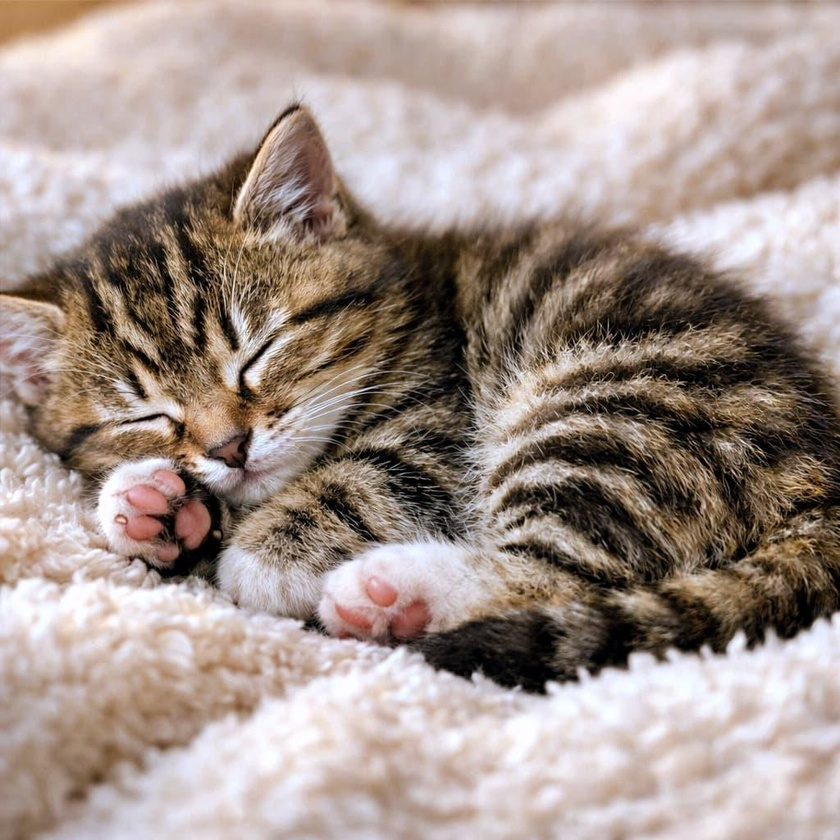
#> input picture 03_tkinter/images/cat.jpg, 840 x 840 px, shrunk from 1024 x 1024 before the run
$ python '26_이미지에노이즈추가.py'
#> lines starting #> are read from the running program, lines starting #| are printed output that depends on the picture
"""
이미지에 노이즈 추가하기
학습을 위해 인위적으로 어떤 이미지에 노이즈를 추가해보려고 합니다.
(ex : 뜬금없는 흰픽셀, 검정픽셀, 주변과 어울리지 않는 픽셀 등)

1. 원하는 이미지를 불러온다
2. 노이즈를 생성한다
  - -30 ~ 30의 범위를 가지는 무작위 정수로 생성  → noise1
  - 평균이 0, 표준편차가 30인 무작위 실수를 생성 → noise2
  - 명령은 공식문서를 찾아보세요
3. 각각의 노이즈를 이미지에 합성한다
4. 합성된 결과를 출력 및 저장한다
5. 만약 파일명이 sample.jpg라면 합성결과는 sample_with_noise1.jpg여야 한다
"""

import numpy as np
import cv2

# 이미지 읽기
origin = cv2.imread("../03_tkinter/images/cat.jpg")
#> origin is the input picture: shape (840, 840, 3); mean B, G, R 140.3, 147.8, 163.4

# 노이즈 생성
print(origin.shape)     # (1024, 1024, 3)
#| (840, 840, 3)
height, width, channel = origin.shape
#> height = 840; width = 840; channel = 3
print(height, width, channel)
#| 840 840 3

rng = np.random.default_rng()
# noise1 = rng.integers(-30, 30, size=(height, width, channel), dtype=int)
noise1 = rng.integers(-30, 30, size=origin.shape, dtype=int, endpoint=True)
noise2 = rng.normal(0, 30, size=origin.shape)
# print(noise2)
# print(noise2.dtype)

# 노이즈 합성
result1 = origin.copy() + noise1
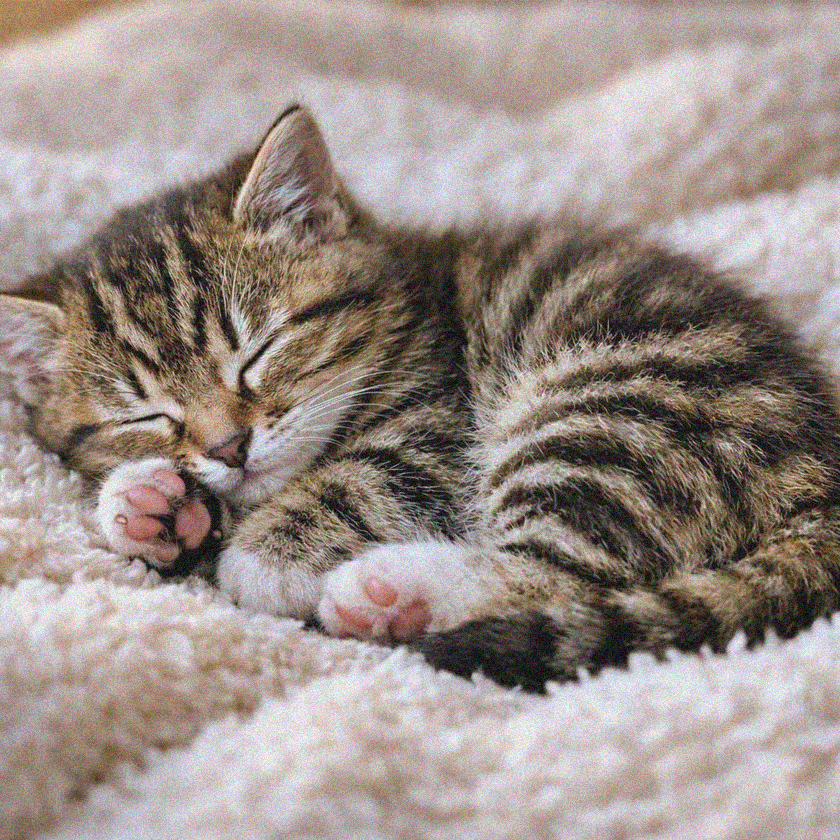
#> result1: shape (840, 840, 3) int64; mean B, G, R 140.3, 147.8, 163.4; drawn with min black and max white
result1 = np.clip(result1, 0, 255).astype(np.uint8)

result2 = origin.copy() + noise2
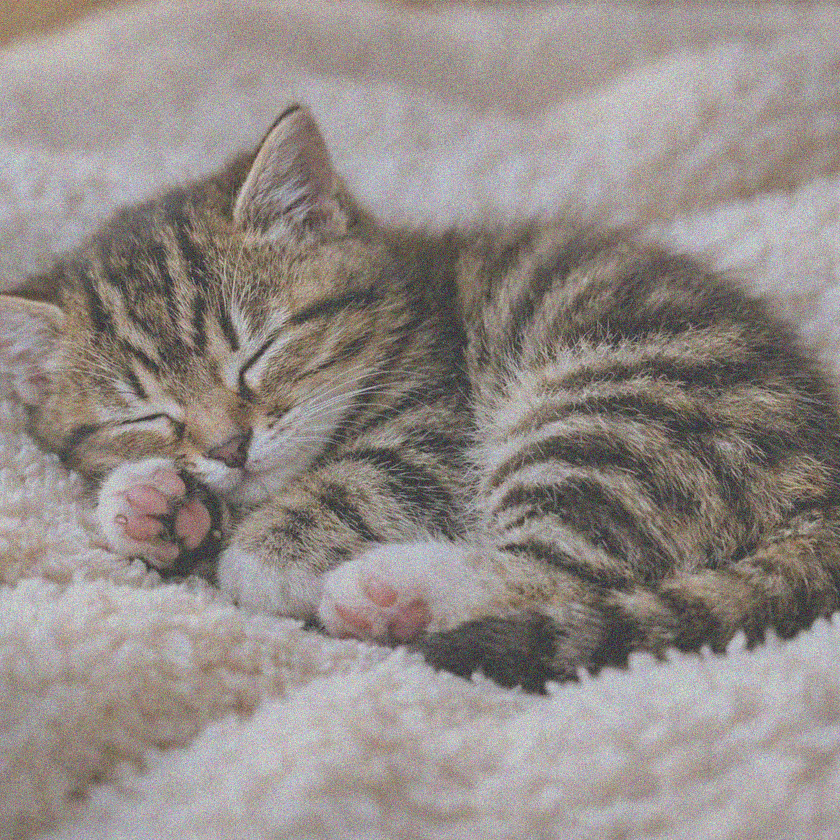
#> result2: shape (840, 840, 3) float64; mean B, G, R 140.3, 147.8, 163.4; drawn with min black and max white
result2 = np.clip(result2, 0, 255).astype(np.uint8)
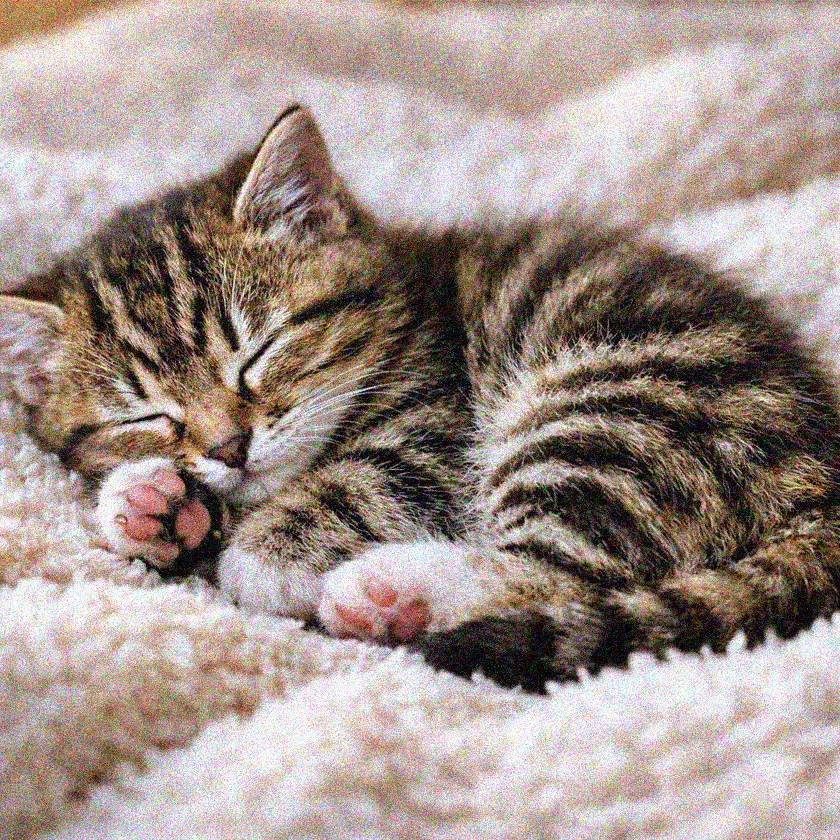
#> result2: shape (840, 840, 3); mean B, G, R 139.7, 147.2, 162.3

# 저장 및 출력
cv2.imwrite("../03_tkinter/images/cat_noise1.jpg", result1)
cv2.imwrite("../03_tkinter/images/cat_noise2.jpg", result2)

cv2.imshow("origin", origin)
cv2.imshow("result1", result1)
cv2.imshow("result2", result2)
cv2.waitKey(0)
cv2.destroyAllWindows()

$ run again, with 03_tkinter/images/plus1.jpg copied over 03_tkinter/images/cat.jpg
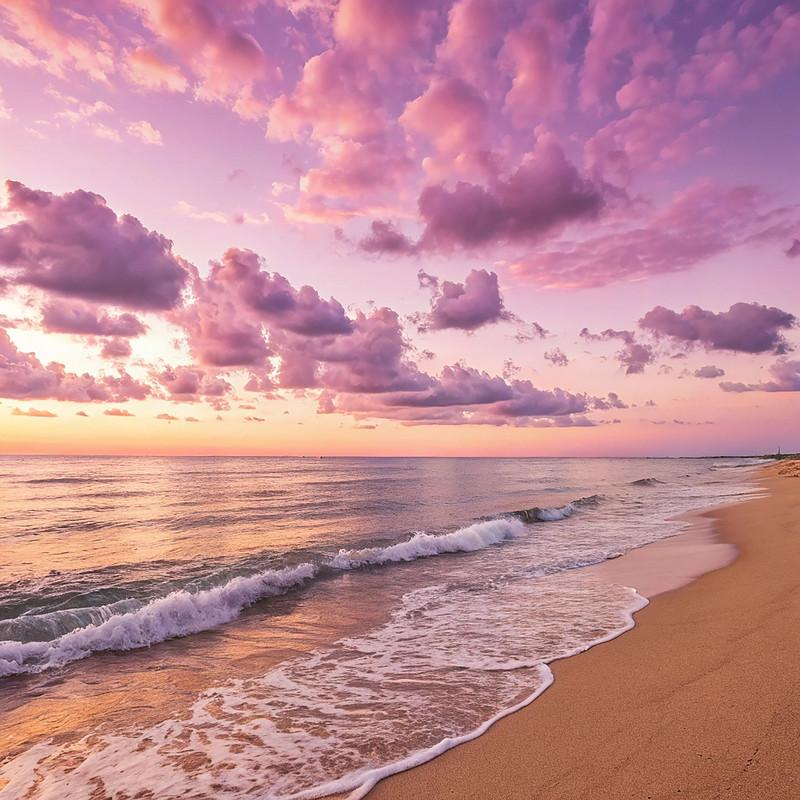
#> input picture 03_tkinter/images/plus1.jpg, 800 x 800 px
#> origin is the input picture: shape (800, 800, 3); mean B, G, R 149.4, 139.2, 193.5
#| (800, 800, 3)
#| 800 800 3
#> `result2 = origin.copy() + noise2`:
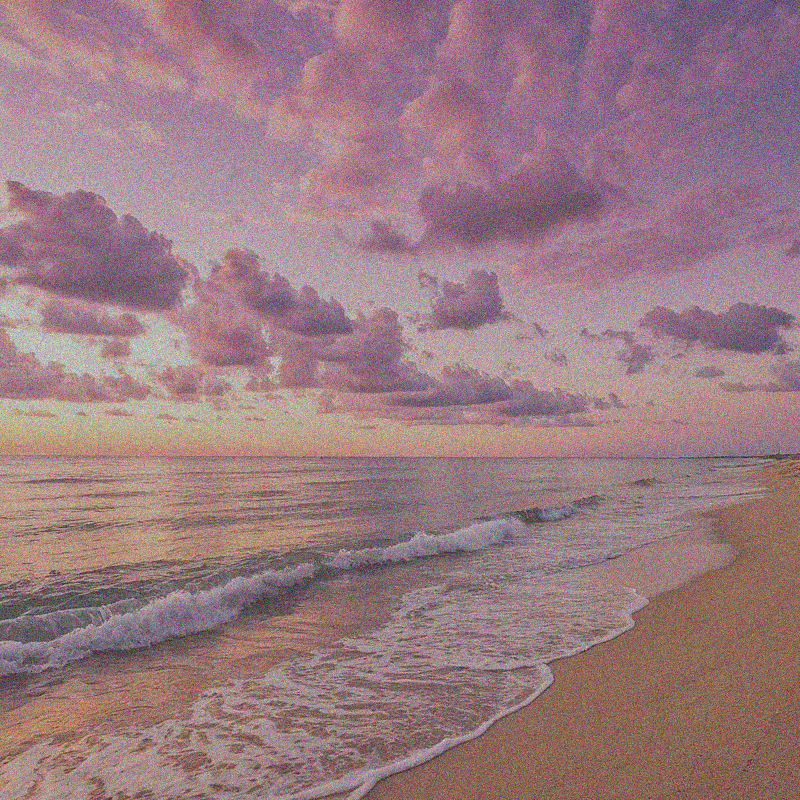
#> result2: shape (800, 800, 3) float64; mean B, G, R 149.5, 139.2, 193.5; drawn with min black and max white
#> `result2 = np.clip(result2, 0, 255).astype(np.uint8)`:
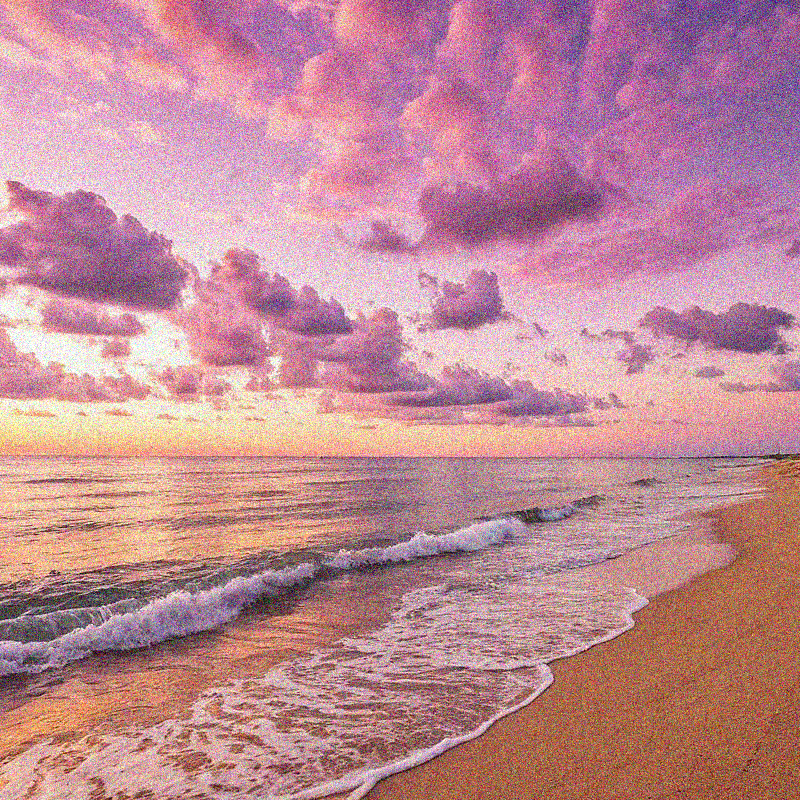
#> result2: shape (800, 800, 3); mean B, G, R 148.8, 138.6, 191

$ run again, with 03_tkinter/images/plus2.jpg copied over 03_tkinter/images/cat.jpg
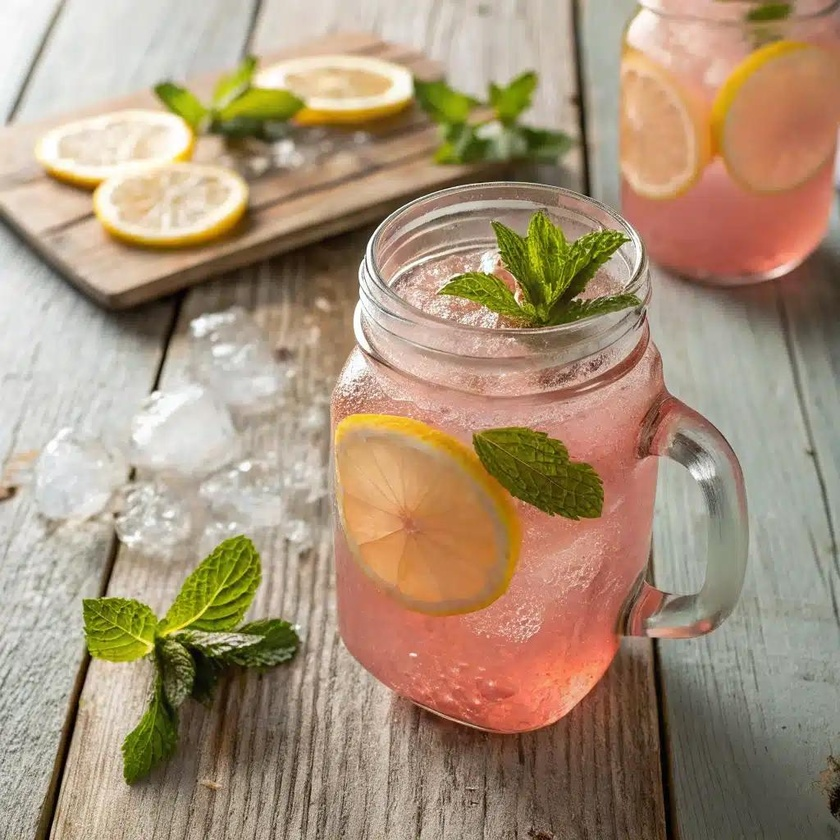
#> input picture 03_tkinter/images/plus2.jpg, 840 x 840 px, shrunk from 1024 x 1024 before the run
#> origin is the input picture: shape (840, 840, 3); mean B, G, R 120.9, 146.1, 168.3
#| (840, 840, 3)
#| 840 840 3
#> `result2 = origin.copy() + noise2`:
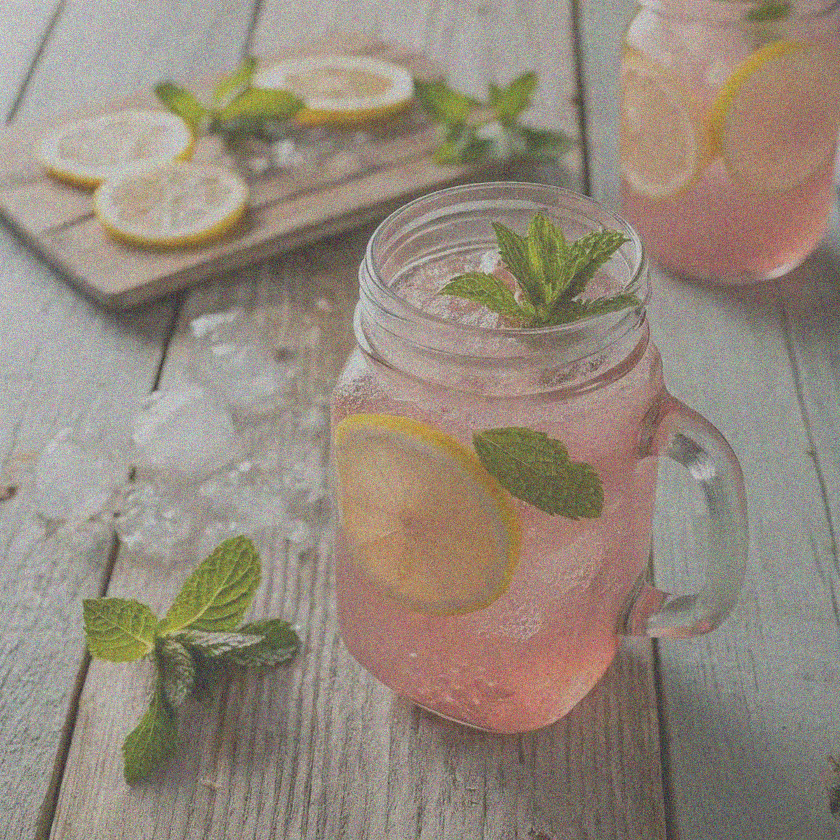
#> result2: shape (840, 840, 3) float64; mean B, G, R 120.9, 146, 168.2; drawn with min black and max white
#> `result2 = np.clip(result2, 0, 255).astype(np.uint8)`:
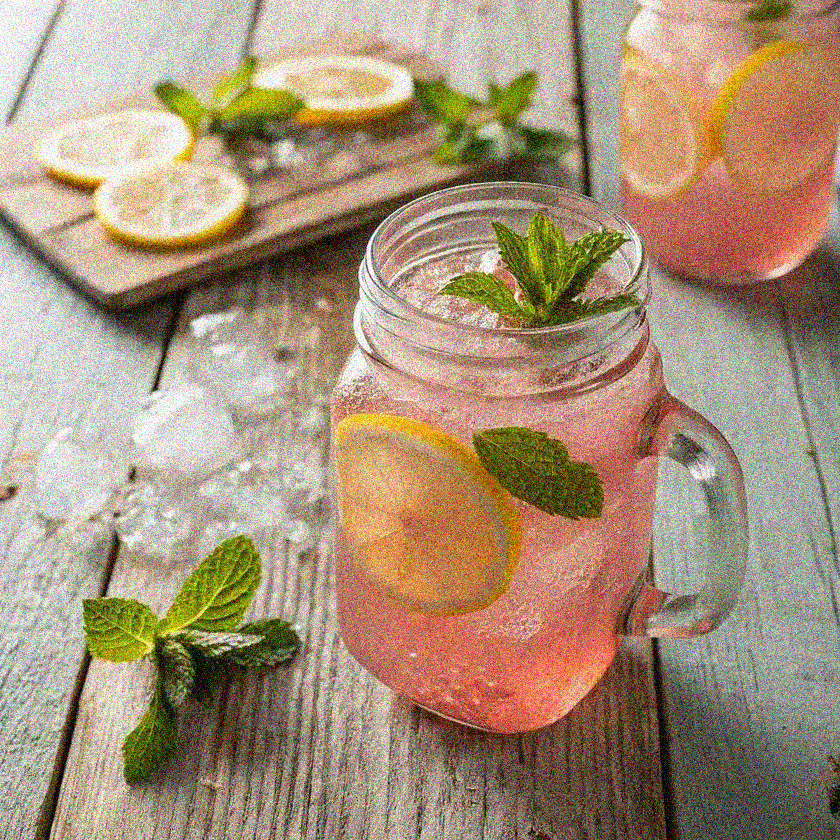
#> result2: shape (840, 840, 3); mean B, G, R 120.9, 145.2, 167

$ run again, with 03_tkinter/images/screws.jpg copied over 03_tkinter/images/cat.jpg
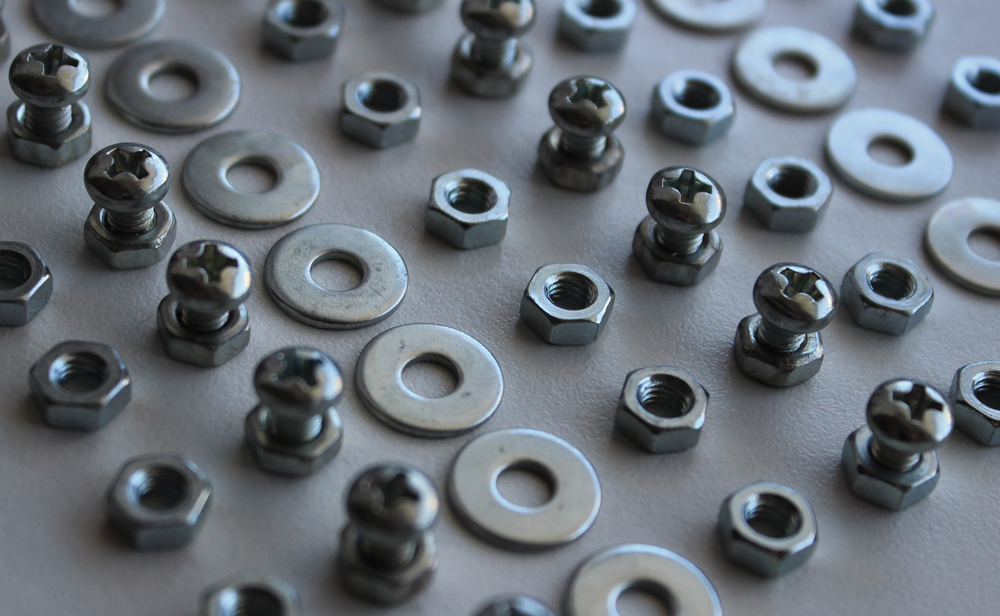
#> input picture 03_tkinter/images/screws.jpg, 1000 x 616 px
#> origin is the input picture: shape (616, 1000, 3); mean B, G, R 117.6, 110.1, 102.9
#| (616, 1000, 3)
#| 616 1000 3
#> `result2 = origin.copy() + noise2`:
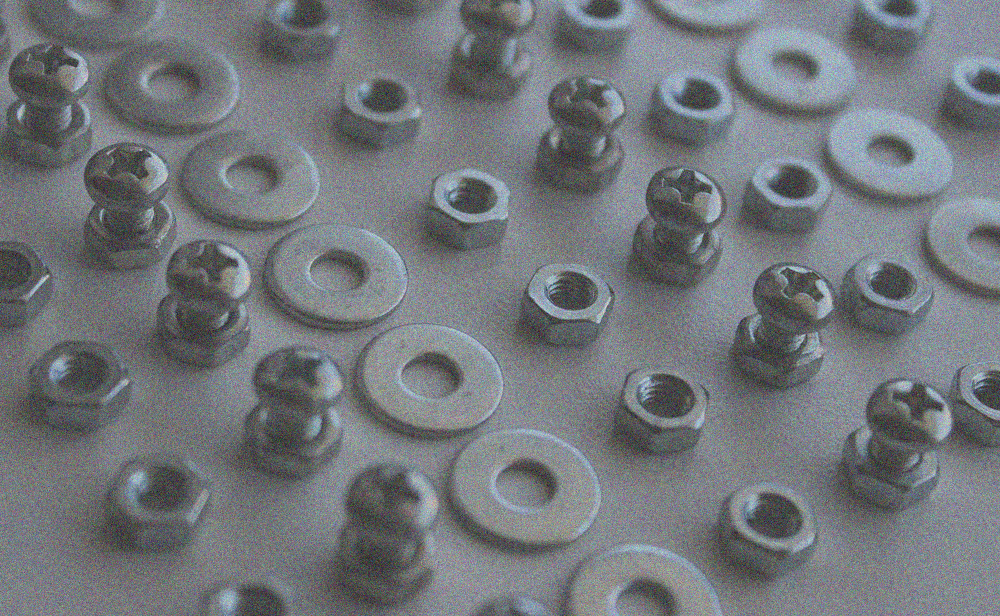
#> result2: shape (616, 1000, 3) float64; mean B, G, R 117.6, 110.1, 102.9; drawn with min black and max white
#> `result2 = np.clip(result2, 0, 255).astype(np.uint8)`:
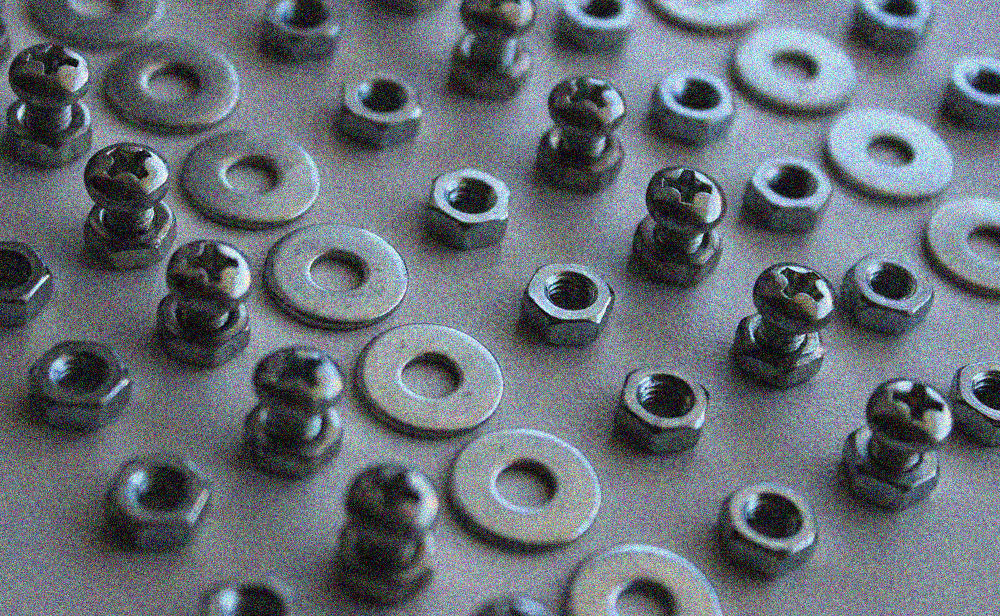
#> result2: shape (616, 1000, 3); mean B, G, R 117.3, 109.9, 102.8
